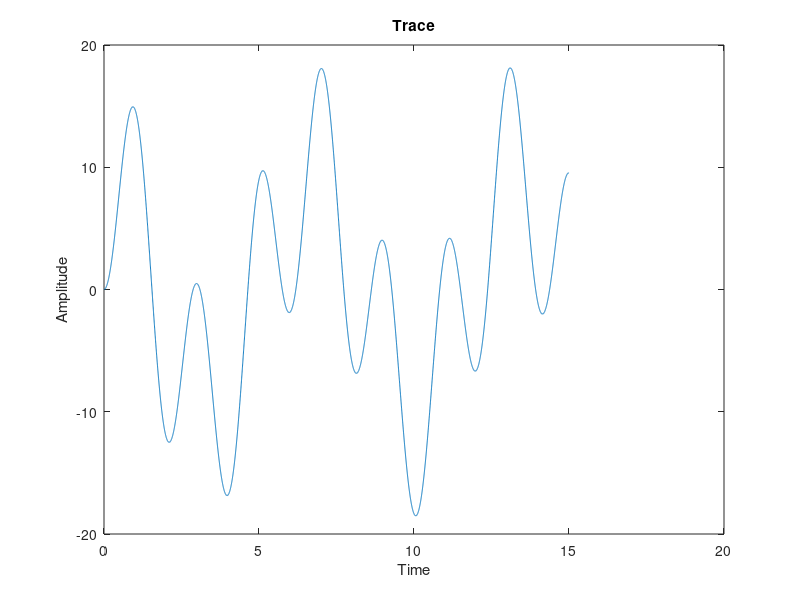
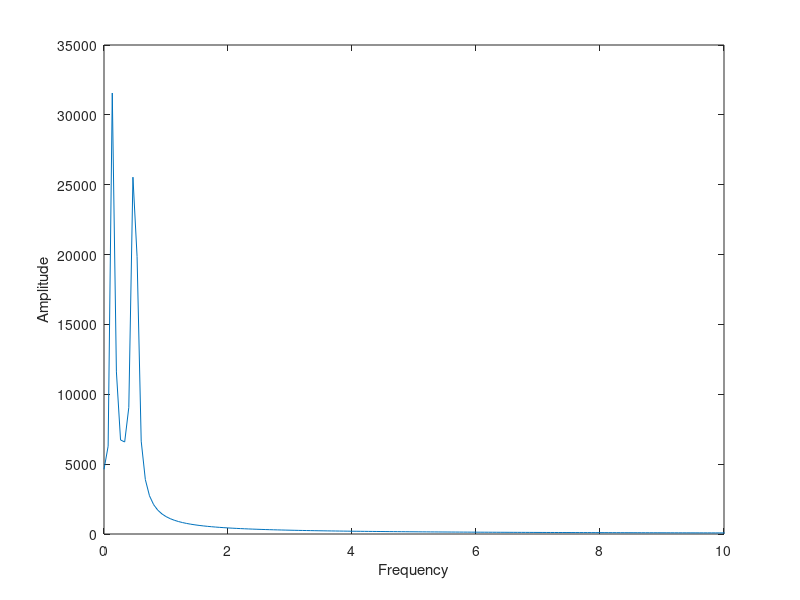

Write the MATLAB code that produced these figures, in order.

Fs=512;

t = 0:1/Fs:15-1/Fs;

p=18.51.*sin((pi.*t)/1.547).*sin((pi.*t)/2.875);
figure(1)
plot(t,p)
title('Trace');
xlabel('Time'); 
ylabel('Amplitude');

%%
figure(2);
N=length(p)
y0 = abs(fft(p)); 
%f= n*(fs/N)
f = (0:N-1)*Fs/N
plot(f,y0);
xlim([0 10])
xlabel('Frequency'); 
ylabel('Amplitude'); 